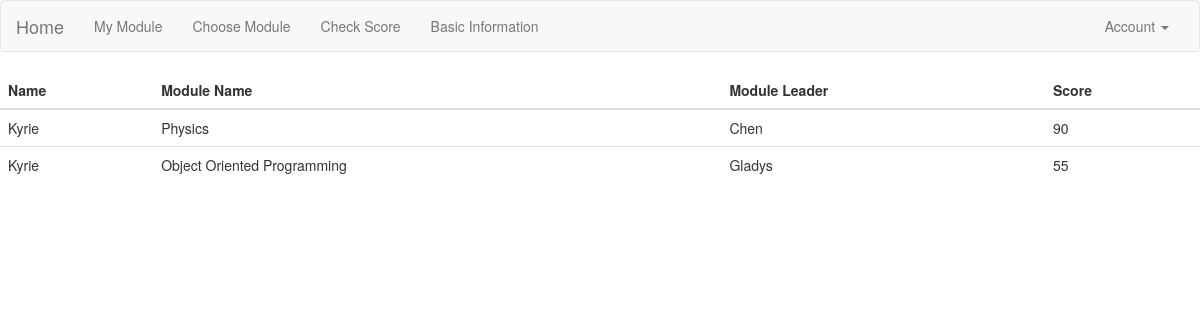
Screenshot of /check_score (signed in) with the database file from the repository.
### app/models.py (models this page shows, shortened)
class User(UserMixin, db.Model):
    __tablename__ = 'users'
    id = db.Column(db.Integer, primary_key=True)
    name = db.Column(db.String(20), index=True)
    gender = db.Column(db.String(10), index=True)
    student_id = db.Column(db.String(10), index=True)
    phone_number = db.Column(db.String(11), index=True)
    department = db.Column(db.String(30), index=True)
    email = db.Column(db.String(30), index=True)
    password_hash = db.Column(db.String(60))
    confirmed = db.Column(db.Boolean, default=False)
    member_since = db.Column(db.DateTime(), default=datetime.utcnow)
    last_seen = db.Column(db.DateTime(), default=datetime.utcnow)
    role_id = db.Column(db.Integer, db.ForeignKey('roles.id'))
    module = db.relationship('User_Module',
                             foreign_keys=[User_Module.user_id],
                             backref=db.backref('user', lazy='joined'),
                             lazy='dynamic',
                             cascade='all, delete-orphan')
    @property
    def password(self):
        raise AttributeError('password is not a readable attribute')
    def is_administrator(self):
        if self.email == '978633302@qq.com':
            return 1
        else:
            return 0
    def ping(self):
        self.last_seen = datetime.utcnow()
        db.session.add(self)

class Module(db.Model):
    __tablename__ = 'modules'
    id = db.Column(db.Integer, primary_key=True)
    module_code = db.Column(db.String(20),index=True)
    exam_date = db.Column(db.Date)
    title = db.Column(db.String(20), index=True)
    staff = db.Column(db.String(20), index=True)
    user = db.relationship('User_Module',
                           foreign_keys=[User_Module.module_id],
                           backref=db.backref('module', lazy='joined'),
                           lazy='dynamic',
                           cascade='all, delete-orphan')

class User_Module(db.Model):
    __tablename__ = 'user_modules'
    user_id = db.Column(db.Integer, db.ForeignKey('users.id'), primary_key=True)
    module_id = db.Column(db.Integer, db.ForeignKey('modules.id'), primary_key=True)
    grade = db.Column(db.Integer, default=0)

### app/main/views.py (the view)
@main.route('/check_score', methods=['GET', 'POST'])
def check_score():
    idd = current_user.id
    name = current_user.name
    modules = Module.query.all()
    user_module = User_Module.query.all()
    a = []
    for u in user_module:
        if u.user_id == idd and u.grade != 0:
            a.append(u)
    return render_template('check_score.html',
                           name=name,
                           user_modulee=a,
                           modules=modules)

### app/auth/views.py (called while the page is built)
@auth.before_app_request
def before_request():
    if current_user.is_authenticated:
        current_user.ping()
        if not current_user.confirmed \
                and request.endpoint \
                and request.blueprint != 'auth' \
                and request.endpoint != 'static':
            return redirect(url_for('auth.unconfirmed'))

### app/main/__init__.py (called while the page is built)
@main.app_context_processor
def inject_permissions():
    return dict(Permission=Permission)

### app/models.py (called while the page is built)
@login_manager.user_loader
def load_user(user_id):
    return User.query.get(int(user_id))

### app/templates/check_score.html
{% extends "base.html" %}
{% import "bootstrap/wtf.html" as wtf %}
{% block content %}
<table class="table">
    <thead>
      <tr>
        <th>Name</th>
        <th>Module Name</th>
        <th>Module Leader</th>
        <th>Score</th>
      </tr>
    </thead>
    <tbody>
    {% for user_module in user_modulee %}
    {% for module in modules %}
    {% if module.id==user_module.module_id %}
    <tr>
      <td>{{name}}</td>
      <td>{{module.title}}</td>
      <td>{{module.staff}}</td>
      <td>{{user_module.grade}}</td>
    </tr>
    {% endif %}
    {% endfor %}
    {% endfor %}
  </tbody>
</table>
{% endblock %}

### rows the page displays
User_Module: grade "90"
Module: title "Physics", staff "Chen"
User: name "Kyrie"
User_Module: grade "55"
Module: title "Object Oriented Programming", staff "Gladys"
